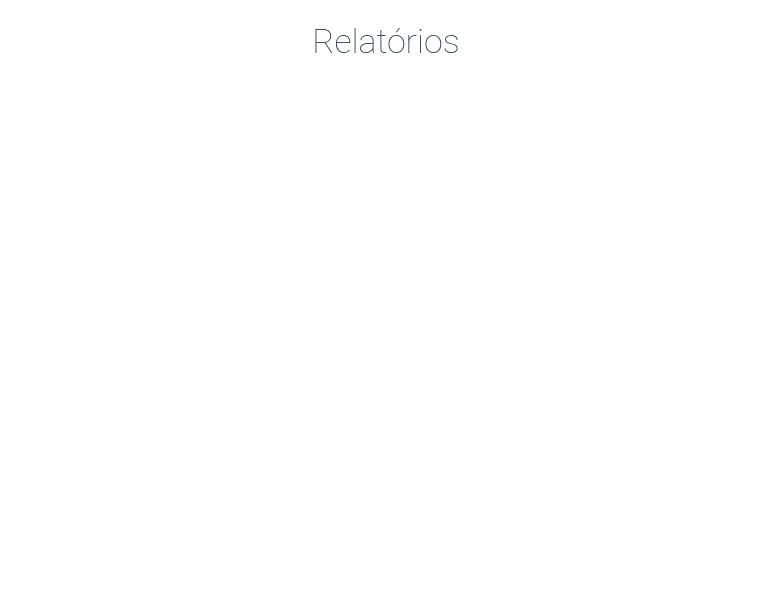
<?xml version="1.0" encoding="UTF-8"?>
<ui version="4.0">
 <class>Form</class>
 <widget class="QWidget" name="Form">
  <property name="geometry">
   <rect>
    <x>0</x>
    <y>0</y>
    <width>772</width>
    <height>592</height>
   </rect>
  </property>
  <property name="windowTitle">
   <string>Form</string>
  </property>
  <property name="styleSheet">
   <string notr="true">/*	QWidget	*/
QWidget{
	color: #2c3e50;
	background-color: #ffffff;
}
/*	QLabel	*/
QLabel{
	font-family: Roboto;
	text-align: center;
	font-size: 16px;
}
QLabel#lblTitle{
	font-family: Roboto;
	font-weight: 100;
	font-size: 34px;
}
QLabel#lblIndentifier{
	color: #fff;
}
/*	QLineEdit	*/
QLineEdit{
	height: 32px;
	font-family: Roboto;
	font-size: 16px;
	color: #000000;
	border: 0px;
	border-bottom: 1px solid #bdc3c7;
	selection-background-color: #2c3e50;
	selection-color: #ffffff;
}
/*	QPushButton	*/
QPushButton{
	font-family: Roboto;
	font-size: 16px;
	font-weight: 300;
	text-align: center;
	color: #ecf0f1;
	border: 0;
	border-radius: 3px;
	background-color: #8e44ad;
}
QPushButton:hover{
	background: #9b59b6;
}
QPushButton#btnCancel{
	background-color: #2c3e50;
}
QPushButton#btnCancel:hover{
	background-color: #34495e;
}
QPushButton#btnEdit{
	font-family: Roboto;
	font-size: 16px;
	font-weight: 300;
	text-align: center;
	color: #ecf0f1;
	border: 0;
	border-radius: 3px;
	background-color: #2980b9;
}
QPushButton#btnEdit:hover{
	background: #3498db;
}
QPushButton#btnRem{
	font-family: Roboto;
	font-size: 16px;
	font-weight: 300;
	text-align: center;
	color: #ecf0f1;
	border: 0;
	border-radius: 3px;
	background-color: #c0392b;
}
QPushButton#btnRem:hover{
	background: #e74c3c;
}
/*	QComboBox	*/
QComboBox{
	height: 32px;
	font-family: Roboto;
	font-size: 16px;
	color: #2c3e50;
	border-radius: 4px;
	border: 1px solid #bdc3c7;
}
QComboBox QAbstractItemView {
	selection-background-color: #2c3e50;
	selection-color: #ffffff;
}
QComboBox::drop-down {
	border: 0;
	border-radius: 4px;
}
QComboBox::down-arrow{   
	image: url(resources/icons/arrows-down.png); 
	width: 14px;
	margin-right: 5px;
}
/*	QDateEdit	*/
QDateEdit{
	height: 32px;
	font-family: Roboto;
	font-size: 16px;
	color: #2c3e50;
	border: 1px solid #bdc3c7;
	border-radius: 5px;
	selection-background-color: #2c3e50;
	selection-color: #ffffff;
}
QDateEdit::drop-down{ border: 0; }
QDateEdit::down-arrow{
	image: url(resources/icons/arrows-down.png); 
	width: 14px;
}
/*	QCalendarWidget	*/
QCalendarWidget {
	font-family: Roboto;
	font-size: 12px;
}
QCalendarWidget QAbstractItemView {
	background-color:#ffffff; 
	selection-background-color: #2c3e50;
	selection-color: #ecf0f1;
}
QCalendarWidget QToolButton {
	border: 0;
	border-radius: 5px;
	icon-size: 20px, 20px;
	image: url(resources/icons/arrows-down.png); 
}
QCalendarWidget QToolButton::menu-arrow {
	width: 14px;
	image: url(resources/icons/arrows-left.png); 
	padding: 20px;
}
QCalendarWidget QToolButton::menu-button {
	width: 14px;
	image: url(resources/icons/arrows-right.png); 
	padding: 20px;
}
QCalendarWidget QToolButton::menu-indicator {
	width: 14px;
	image: url(resources/icons/arrows-down.png); 
	padding: 20px;
}
/*	QSpinBox	*/
QSpinBox::up-button { 
	width: 14px;
	image: url(resources/icons/arrows-up.png); 
}
QSpinBox::down-button { 
	width: 14px;
	image: url(resources/icons/arrows-down.png); 
}
/*	ScrollBar	*/
QScrollBar:vertical{
	width: 5px;
}
QScrollBar::handle:vertical {
	min-height: 10px;
	background-color: #2c3e50;
}
QScrollBar::handle:vertical {
	min-height: 10px;
	background-color: #34495e;
	border: 0;
	border-radius: 2px;
}
/*	QTableWidget	*/
QTableWidget{
	height: 32px;
	font-family: Roboto;
	font-size: 16px;
	border: 1px solid #ecf0f1;
	border-radius: 5px;
	color: #000000;
	background-color: #ffffff;
	alternate-background-color: #ecf0f1;
	selection-background-color: #2c3e50;
}
/*	QHeaderView	*/
QHeaderView::section{
	color: #2c3e50;
	border: 1px solid #d8d8d8;
	border-radius: 1px;
	background-color: #ffffff;
	font-family: Roboto;
	text-align: center;
	font-size:16px;
	height: 32px;
}

QWidget#AboutWidget QLabel{
	font-family: Roboto;
	font-weight: 100;
	text-align: center;
	font-size: 16px;
}
QWidget#AboutWidget QLabel#lblTitle{
	font-family: Roboto;
	font-weight: 100;
	font-size: 100px;
}
</string>
  </property>
  <layout class="QVBoxLayout" name="verticalLayout">
   <item>
    <widget class="QLabel" name="lblTitle">
     <property name="sizePolicy">
      <sizepolicy hsizetype="Preferred" vsizetype="Fixed">
       <horstretch>0</horstretch>
       <verstretch>0</verstretch>
      </sizepolicy>
     </property>
     <property name="minimumSize">
      <size>
       <width>0</width>
       <height>60</height>
      </size>
     </property>
     <property name="text">
      <string>Relatórios</string>
     </property>
     <property name="alignment">
      <set>Qt::AlignCenter</set>
     </property>
    </widget>
   </item>
   <item>
    <layout class="QHBoxLayout" name="horizontalLayout_2">
     <item>
      <spacer name="horizontalSpacer">
       <property name="orientation">
        <enum>Qt::Horizontal</enum>
       </property>
       <property name="sizeHint" stdset="0">
        <size>
         <width>40</width>
         <height>20</height>
        </size>
       </property>
      </spacer>
     </item>
     <item>
      <widget class="QFrame" name="frame">
       <property name="minimumSize">
        <size>
         <width>400</width>
         <height>400</height>
        </size>
       </property>
       <layout class="QVBoxLayout" name="verticalLayout_2">
        <property name="leftMargin">
         <number>1</number>
        </property>
        <item>
         <widget class="QLabel" name="label_4">
          <property name="text">
           <string/>
          </property>
         </widget>
        </item>
       </layout>
      </widget>
     </item>
     <item>
      <spacer name="horizontalSpacer_2">
       <property name="orientation">
        <enum>Qt::Horizontal</enum>
       </property>
       <property name="sizeHint" stdset="0">
        <size>
         <width>40</width>
         <height>20</height>
        </size>
       </property>
      </spacer>
     </item>
    </layout>
   </item>
   <item>
    <spacer name="verticalSpacer_3">
     <property name="orientation">
      <enum>Qt::Vertical</enum>
     </property>
     <property name="sizeHint" stdset="0">
      <size>
       <width>20</width>
       <height>40</height>
      </size>
     </property>
    </spacer>
   </item>
  </layout>
 </widget>
 <resources/>
 <connections/>
</ui>
